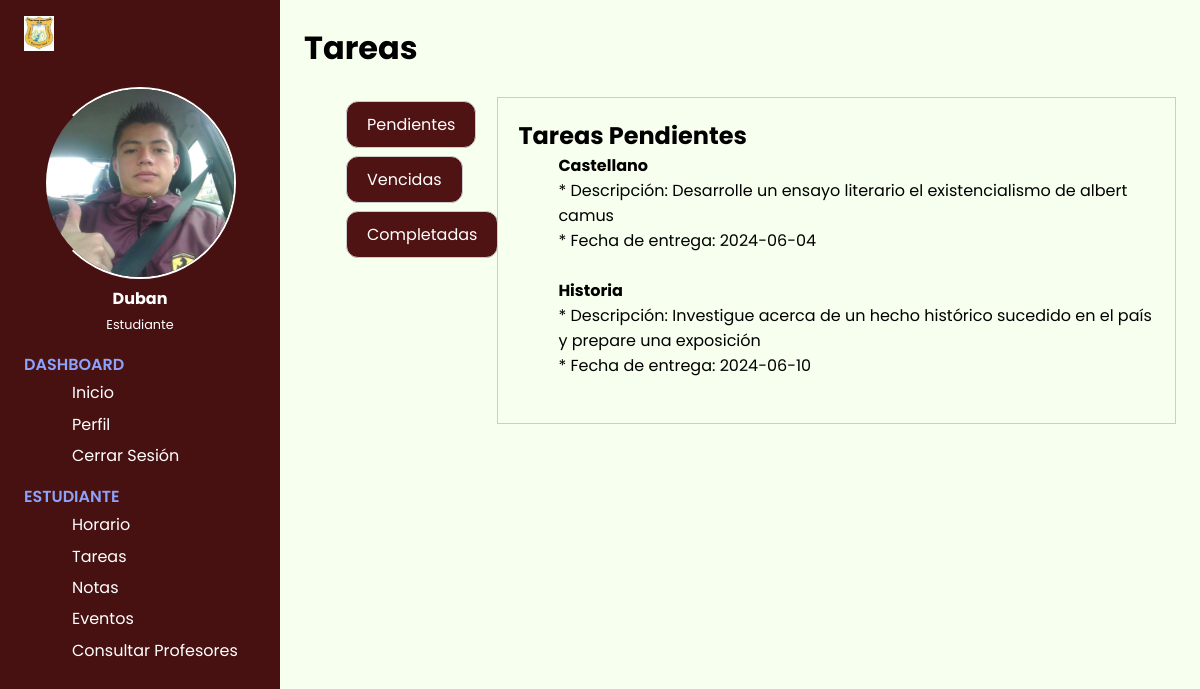
Screenshot of /logic/estudiante/consultarTareas.php?estudiante=duvan76@gmail.com with the database file from the repository.
### tables this page shows
CREATE TABLE `estudiante` (
  `id` int(11) NOT NULL,
  `nombre` varchar(50) NOT NULL,
  `profesion` varchar(50) NOT NULL,
  `edad` int(11) NOT NULL,
  `email` varchar(50) NOT NULL,
  `contrasena` varchar(50) NOT NULL,
  `grado` varchar(50) NOT NULL
);

CREATE TABLE `tareas` (
  `idTarea` int(11) NOT NULL,
  `idGrupo` int(11) NOT NULL,
  `descripcion` varchar(300) NOT NULL,
  `fechaEntrega` date NOT NULL
);

CREATE TABLE `grupos` (
  `idGrupo` int(11) NOT NULL,
  `curso` varchar(50) NOT NULL,
  `idProf` int(11) NOT NULL,
  `materia` varchar(50) NOT NULL
);

### config/db.php (called while the page is built, shortened)
<?php
    class DataBase{
        function connect(){
            $servername = "localhost";
            $username = "root";
            $password = "";
            $dbname = "colegiosga";
            $url=mysqli_connect($servername,$username,$password) or die("No se pudo conectar a la base de datos" .mysqli_error($url));
            mysqli_select_db($url,$dbname) or die("No se pudo seleccionar a la base de datos" .mysqli_error($url));
            return $url;
        }
    }
?>

### logic/estudiante/crud_e.php (called while the page is built, shortened)
<?php
class Crud_e {
    private $conexion;
    public function __construct($conexion) {
        $this->conexion = $conexion;
    }
    public function obtenerEstudiante($email) {
        $query = "SELECT * FROM estudiante WHERE email ='$email'";
        $result = mysqli_query($this->conexion, $query);
        if (mysqli_num_rows($result) > 0) {
            return mysqli_fetch_assoc($result);
        } else {
            return null;
        }
    }
}
?>

### logic/tareas/vertareas.php (called while the page is built)
<?php
class Vertareas
{
    private $conexion;
    public function __construct($conexion)
    {
        $this->conexion = $conexion;
    }
    public function obtenerTareas($idGrupo)
    {
        $query = "SELECT tareas.descripcion, tareas.fechaEntrega, grupos.materia FROM tareas
        JOIN grupos ON tareas.idGrupo = grupos.idGrupo
            WHERE tareas.idGrupo = '$idGrupo'";
        $result = mysqli_query($this->conexion, $query);
        $tareas = [];
        if ($result && mysqli_num_rows($result) > 0) {
            while ($row = mysqli_fetch_assoc($result)) {
                $tareas[] = $row;
            }
            return $tareas;
        } else {
            return [];
        }
    }
}

### logic/grupos/vergrupos.php (called while the page is built)
<?php
class Vergrupo
{
    private $conexion;
    public function __construct($conexion)
    {
        $this->conexion = $conexion;
    }
    public function obtenerGrupo($curso)
    {
        $query = "SELECT idGrupo,materia FROM grupos WHERE curso = '$curso'";
        $result = mysqli_query($this->conexion, $query);
        $grupos = [];
        if ($result && mysqli_num_rows($result) > 0) {
            while ($row = mysqli_fetch_assoc($result)) {
                $grupos[] = $row;
            }
            return $grupos;
        } else {
            return [];
        }
    }
}

### logic/estudiante/consultarTareas.php (the view, shortened to what this page needs)
<?php
include("../../pages/Dashboard/estudianteDs.php");
include("../../logic/tareas/vertareas.php");
include("../../logic/grupos/vergrupos.php");
$tareas = new Vertareas($db->connect());
$grupos = new Vergrupo($db->connect());
$pendientes = [];
$vencidas = [];
$completadas = [];
$fechaActual = new DateTime();
if (isset($_GET['estudiante'])) {
    $email = urldecode($_GET['estudiante']);
    $estudiante = $crud_e->obtenerEstudiante($email);
    $gruposEst = $grupos->obtenerGrupo($estudiante["grado"]);
    if (!empty($gruposEst)) {
        foreach ($gruposEst as $grupoEstudiante) {
            $idGrupo = $grupoEstudiante['idGrupo'];
            $tareasEst = $tareas->obtenerTareas($idGrupo);
            foreach ($tareasEst as $tarea) {
                $fechaEntrega = $tarea['fechaEntrega'];
                if (gettype($fechaEntrega) === 'string') {
                    $fechaEntrega = new DateTime($fechaEntrega);
                }
                if ($fechaEntrega instanceof DateTime) {
                $completada = false;
                if ($completada) {
                    $completadas[] = $tarea;
                } elseif ($fechaEntrega < $fechaActual) {
                    $vencidas[] = $tarea;
                } else {
                    $pendientes[] = $tarea;
                }
            }
            }
        }
    }
}
?>
<!DOCTYPE html>
<html lang="es">
<div class="main-content">
    <main>
        <h1>Tareas</h1>
        <br>
        <div class="tabs">
            <ul>
                <li title="Pendientes"><label for="tab1" role="button" class="boton"><span>Pendientes</span></label></li>
                <li title="Vencidas"><label for="tab2" role="button" class="boton"><span>Vencidas</span></label></li>
                <li title="Completadas"><label for="tab3" role="button" class="boton"><span>Completadas</span></label></li>
            </ul>
            <div class="tab-content content1">
                <h2>Tareas Pendientes</h2>
                <ul>
                    <?php foreach ($pendientes as $tarea) : ?>
                        <div><h4><?php echo $tarea['materia']; ?></h4></div>
                        <div>* Descripción: <?php echo $tarea['descripcion']; ?></div>
                        <div>* Fecha de entrega: <?php echo $tarea['fechaEntrega']; ?></div>
                        <br>
                    <?php endforeach; ?>
                </ul>
            </div>
        </div>
    </main>
</div>
</body>
</html>

### pages/Dashboard/estudianteDs.php (shortened to what this page needs)
<?php
include("../../logic/estudiante/crud_e.php");
include("../../config/db.php");
$db = new DataBase();
$crud_e = new Crud_e($db->connect());
if (isset($_GET['estudiante'])) {
    $email = urldecode($_GET['estudiante']);
    $estudiante = $crud_e->obtenerEstudiante($email);
}
?>
<!DOCTYPE html>
<html lang="es">
<head>
    <link rel="stylesheet" href="../../css/Edashboard.css">
    <link rel="stylesheet" href="https://cdn.jsdelivr.net/npm/line-awesome/dist/line-awesome/css/line-awesome.min.css">
</head>
<body>
    <div class="sidebar">
        <div class="sidebar-brand">
            <div class="brand-flex">
                <img src="../../sources/img/Colegio Nicolas Gomez Davila (IED).jpg" width="30px" alt="logo">
                <div class="brand-icons">
                </div>
            </div>
        </div>
        <div class="sidebar-main">
            <div class="sidebar-user">
                <img src="../../sources/img/estudiante.jpg" alt="foto de perfil">
                <div>
                    <h3><?php echo $estudiante["nombre"]; ?></h3>
                    <span>Estudiante</span>
                </div>
            </div>
            <div class="sidebar-menu">
                <div class="menu-head">
                    <span>Dashboard</span>
                </div>
                <ul>
                    <li>
                        <a href="../../logic/estudiante/inicio.php?estudiante=<?php echo $email; ?>" class="active">
                            <span>Inicio</span>
                        </a>
                    </li>
                    <li>
                        <a href="../../logic/estudiante/perfilEstudiante.php?estudiante=<?php echo $email; ?>">
                            <span>Perfil</span>
                        </a>
                    </li>
                    <li>
                        <a href="../../index.php"><?php session_destroy() ?>
                            <span>Cerrar Sesión</span>
                        </a>
                    </li>
                </ul>
                <div class="menu-head">
                    <span>Estudiante</span>
                </div>
                <ul>
                    <li>
                    <a href="../../logic/estudiante/horarioEstudiante.php?estudiante=<?php echo $email; ?>">
                            <span>Horario</span>
                        </a>
                    </li>
                    <li>
                    <a href="../../logic/estudiante/consultarTareas.php?estudiante=<?php echo $email; ?>">
                            <span>Tareas</span>
                        </a>
                    </li>
                    <li>
                        <a href="../../logic/estudiante/notasEstudiante.php?estudiante=<?php echo $email; ?>">
                            <span>Notas</span>
                        </a>
                    </li>
                    <li>
                        <a href="#">
                            <span>Eventos</span>
                        </a>
                    </li>
                    <li>
                        <a href="../../logic/estudiante/consultarProfe.php?estudiante=<?php echo $email; ?>">
                            <span>Consultar Profesores</span>
                        </a>
                    </li>
                </ul>
            </div>
        </div>
    </div>
</body>
</html>

### css/Edashboard.css (style rules this page uses)
:root { --color-main: #1a202e; }
* { font-family: 'Poppins', sans-serif; box-sizing: border-box; text-decoration: none; list-style-type: none; margin: 0; }
.sidebar { width: 280px; position: fixed; left: 0; top: 0; height: 100%; padding: 1rem 1.5rem; background-color: #471111; color: #fff; overflow-y: auto; }
.sidebar-brand { height: 55px; }
.brand-flex { display: flex; align-items: center; justify-content: space-between; }
.sidebar-user { margin: 1rem 0rem 1rem 0rem; text-align: center; }
.sidebar-user img { width: 12rem; height: 12rem; border-radius: 50%; border-left: 2px solid transparent; border-right: 2px solid #fff; border-bottom: 2px solid #fff; border-top: 2px solid #fff; }
.sidebar-user h3 { font-size: 1rem; }
.sidebar-user span { font-size: 0.8rem; }
.sidebar-menu { margin-top: 0.5rem; }
.menu-head { text-transform: uppercase; color: #8da2fb; font-size: 1rem; font-weight: 600; margin-bottom: 0.2rem; }
.sidebar ul { margin-bottom: 1rem; }
.sidebar li { margin-bottom: 0.4rem; }
.sidebar li a { color: #fff; font-size: 0.5rem; display: flex; align-items: center; }
.sidebar li a span { font-size: 1rem; display: inline-block; margin-right: 0.5rem; }
.main-content { margin-left: 280px; }
main { padding: 1.5rem; background: #f7ffef; min-height: calc(100vh - 70px); }
.boton { background-color: #501313; border: none; color: white; padding: 10px 28px; text-align: center; text-decoration: none; display: inline-block; font-size: 16px; margin: 4px 2px; cursor: pointer; border-radius: 12px; }
.tabs { display: flex; }
.tabs label { padding: 10px 20px; cursor: pointer; border: 1px solid #ccc; margin-right: -1px; }
.tab-content { border: 1px solid #ccc; padding: 20px; display: none; width: 100%; }
#tab1:checked ~ .content1, #tab2:checked ~ .content2, #tab3:checked ~ .content3 { display: block; }

### rows the page displays
estudiante: nombre "Duban"
tareas: idGrupo.materia "Castellano", descripcion "Desarrolle un ensayo literario el existencialismo de albert camus", fechaEntrega "2024-06-04"
tareas: idGrupo.materia "Historia", descripcion "Investigue acerca de un hecho histórico sucedido en el país y prepare una exposición", fechaEntrega "2024-06-10"
